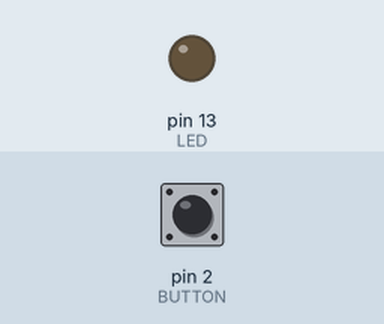
The sketch below on a simulated Arduino Uno, built with avr-gcc and run on an emulated ATmega328P. Parts: output pins drawn as LEDs (lit = HIGH). The inputs (shaded band) are chosen by the test bench; at power-on: pin 2 (BUTTON) HIGH.

Above: at 1.2 s.
1.3 s: pin 2 (BUTTON) pulled LOW for 0.15 s
At 2.4 s:
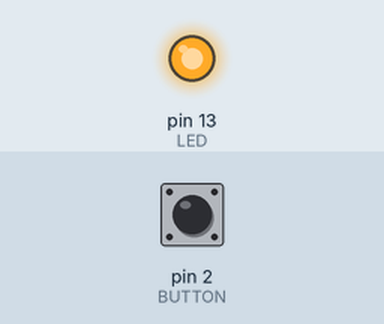
2.9 s: pin 2 (BUTTON) pulled LOW for 1 s
At 4.9 s:
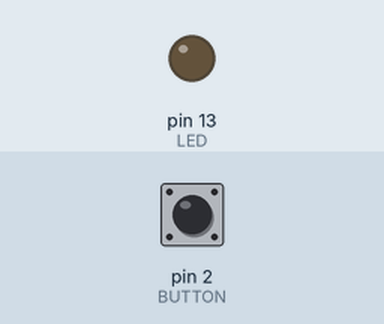
5.4 s: pin 2 (BUTTON) pulled LOW for 3.2 s
At 9.7 s:
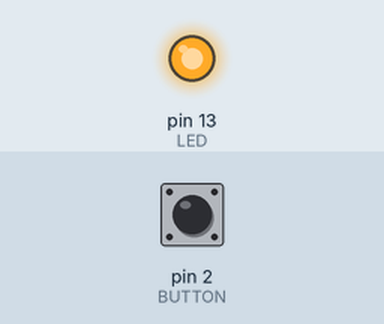
Timing chart, 0 to 11.2 s (numbered marks = the images above; inputs shaded):
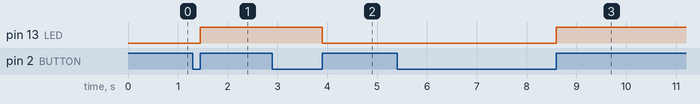

Measured:
- after the input at 1.3 s, pin 13 (LED): LOW → HIGH after 0.15 s
- after the input at 2.9 s, pin 13 (LED): HIGH → LOW after 1.0 s
- after the input at 5.4 s, pin 13 (LED): LOW → HIGH after 3.2 s

The sketch:

button_toggle.ino
```cpp
#define LED 13
#define BUTTON 2

int IsOn = 0;

void setup() {
  pinMode(LED, OUTPUT);
  pinMode(BUTTON, INPUT);
  Serial.begin(9600);
}

void loop() {
   if(digitalRead(BUTTON) == LOW){
      while(digitalRead(BUTTON) != HIGH){
      }
        IsOn = 1 - IsOn;
        digitalWrite(LED, IsOn);
   }

}
```
